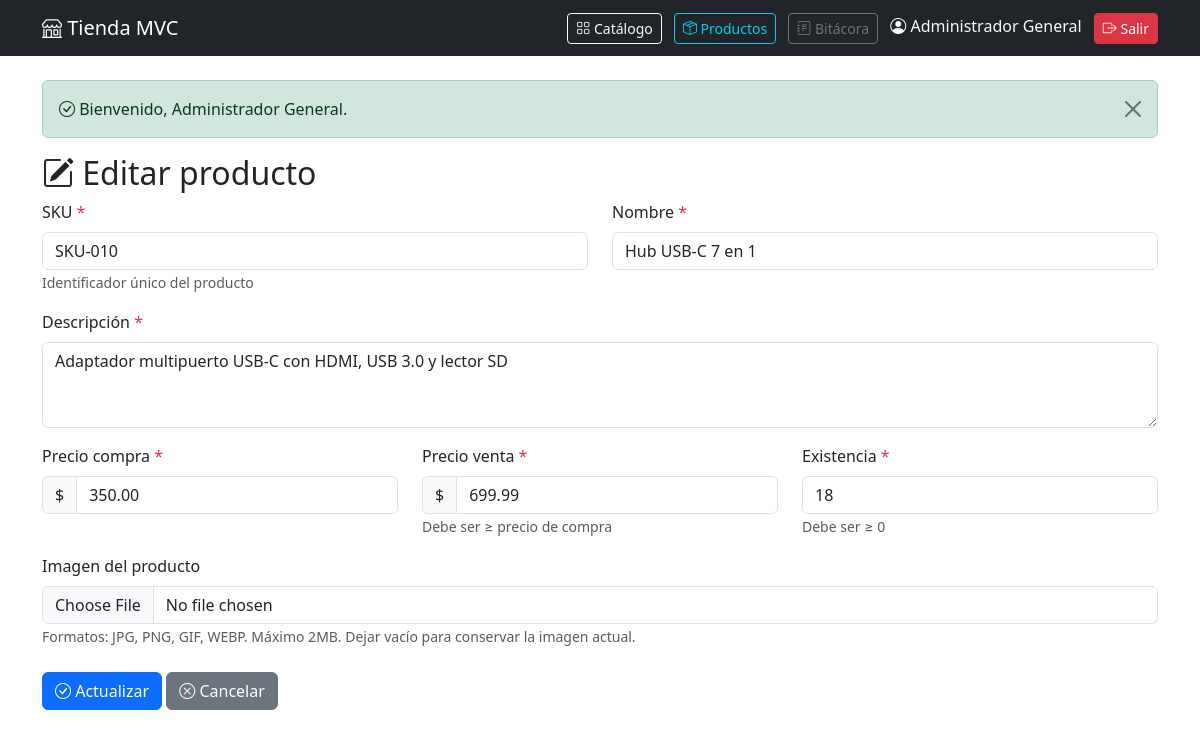
Screenshot of /productos/edit?id=10 (signed in) with the database file from the repository.
### tables this page shows
CREATE TABLE IF NOT EXISTS productos (
    id INT AUTO_INCREMENT PRIMARY KEY,
    sku VARCHAR(50) NOT NULL UNIQUE,
    nombre VARCHAR(100) NOT NULL,
    descripcion TEXT NOT NULL,
    precio_compra DECIMAL(10,2) NOT NULL,
    precio_venta DECIMAL(10,2) NOT NULL,
    existencia INT NOT NULL DEFAULT 0,
    imagen VARCHAR(255) DEFAULT NULL,
    created_at TIMESTAMP DEFAULT CURRENT_TIMESTAMP,
    updated_at TIMESTAMP DEFAULT CURRENT_TIMESTAMP ON UPDATE CURRENT_TIMESTAMP
);

### controllers/ProductoController.php (called while the page is built, shortened)
<?php
class ProductoController
{
    private ProductoModel $productoModel;
    public function __construct()
    {
        $this->productoModel = new ProductoModel();
    }
    public function edit(): void
    {
        $id = (int) ($_GET['id'] ?? 0);
        $producto = $this->productoModel->obtenerPorId($id);
        require_once __DIR__ . '/../views/productos/edit.php';
    }
}

### config/Autoload.php (called while the page is built, shortened)
<?php
spl_autoload_register(function ($class) {
    $baseDir = __DIR__ . '/../';
    $class = str_replace('\\', '/', $class);
    $parts = explode('/', $class);
    if (!empty($parts)) {
        $parts[0] = strtolower($parts[0]);
    }
    $file = $baseDir . implode('/', $parts) . '.php';
});

### config/Database.php (called while the page is built, shortened)
<?php
class Database
{
    private string $host = 'localhost';
    private string $dbName = 'tienda_mvc';
    private string $username = 'root';
    private string $password = '';
    private string $charset = 'utf8mb4';
    public function connect(): PDO
    {
        try {
            $dsn = "mysql:host={$this->host};dbname={$this->dbName};charset={$this->charset}";
            $pdo = new PDO($dsn, $this->username, $this->password);
            $pdo->setAttribute(PDO::ATTR_ERRMODE, PDO::ERRMODE_EXCEPTION);
            $pdo->setAttribute(PDO::ATTR_DEFAULT_FETCH_MODE, PDO::FETCH_ASSOC);
            return $pdo;
        } catch (PDOException $e) {
            die('Error de conexión: ' . $e->getMessage());
        }
    }
}

### models/ProductoModel.php (called while the page is built, shortened)
<?php
class ProductoModel
{
    private PDO $conexion;
    public function __construct()
    {
        $db = new Database();
        $this->conexion = $db->connect();
    }
    public function obtenerPorId(int $id): ?array
    {
        try {
            $sql = 'SELECT * FROM productos WHERE id = :id LIMIT 1';
            $stmt = $this->conexion->prepare($sql);
            $stmt->bindParam(':id', $id, PDO::PARAM_INT);
            $stmt->execute();
            $producto = $stmt->fetch();
            return $producto ?: null;
        } catch (PDOException $e) {
            return null;
        }
    }
}

### views/productos/edit.php (the view, shortened to what this page needs)
<?php
require_once __DIR__ . '/../layouts/header.php';
?>
<h2><i class="bi bi-pencil-square"></i> Editar producto</h2>
<form action="<?= BASE_URL ?>/productos/update" method="POST" enctype="multipart/form-data">
    <div class="row">
        <div class="col-md-6">
            <div class="mb-3">
                <label class="form-label">SKU <span class="text-danger">*</span></label>
                <input type="text" name="sku" class="form-control" value="<?= htmlspecialchars($producto['sku']); ?>" required>
                <small class="text-muted">Identificador único del producto</small>
            </div>
        </div>
        <div class="col-md-6">
            <div class="mb-3">
                <label class="form-label">Nombre <span class="text-danger">*</span></label>
                <input type="text" name="nombre" class="form-control" value="<?= htmlspecialchars($producto['nombre']); ?>" required>
            </div>
        </div>
    </div>
    <div class="mb-3">
        <label class="form-label">Descripción <span class="text-danger">*</span></label>
        <textarea name="descripcion" class="form-control" rows="3" required><?= htmlspecialchars($producto['descripcion']); ?></textarea>
    </div>
    <div class="row">
        <div class="col-md-4">
            <div class="mb-3">
                <label class="form-label">Precio compra <span class="text-danger">*</span></label>
                <div class="input-group">
                    <span class="input-group-text">$</span>
                    <input type="number" step="0.01" min="0" name="precio_compra" class="form-control"
                           value="<?= htmlspecialchars((string)$producto['precio_compra']); ?>" required>
                </div>
            </div>
        </div>
        <div class="col-md-4">
            <div class="mb-3">
                <label class="form-label">Precio venta <span class="text-danger">*</span></label>
                <div class="input-group">
                    <span class="input-group-text">$</span>
                    <input type="number" step="0.01" min="0" name="precio_venta" class="form-control"
                           value="<?= htmlspecialchars((string)$producto['precio_venta']); ?>" required>
                </div>
                <small class="text-muted">Debe ser ≥ precio de compra</small>
            </div>
        </div>
        <div class="col-md-4">
            <div class="mb-3">
                <label class="form-label">Existencia <span class="text-danger">*</span></label>
                <input type="number" min="0" name="existencia" class="form-control"
                       value="<?= (int)$producto['existencia']; ?>" required>
                <small class="text-muted">Debe ser ≥ 0</small>
            </div>
        </div>
    </div>
    <div class="mb-3">
        <label class="form-label">Imagen del producto</label>
        <input type="file" name="imagen" class="form-control" accept="image/jpeg,image/png,image/gif,image/webp">
        <small class="text-muted">Formatos: JPG, PNG, GIF, WEBP. Máximo 2MB. Dejar vacío para conservar la imagen actual.</small>
    </div>
    <div class="mt-4">
        <button type="submit" class="btn btn-primary">
            <i class="bi bi-check-circle"></i> Actualizar
        </button>
        <a href="<?= BASE_URL ?>/productos" class="btn btn-secondary">
            <i class="bi bi-x-circle"></i> Cancelar
        </a>
    </div>
</form>
<?php require_once __DIR__ . '/../layouts/footer.php'; ?>

### rows the page displays
productos: sku "SKU-010", nombre "Hub USB-C 7 en 1", descripcion "Adaptador multipuerto USB-C con HDMI, USB 3.0 y lector SD", precio_compra "350.00", precio_venta "699.99", existencia "18"

### other values shown
$_SESSION['admin']['nombre_completo'] "Administrador General"
$_SESSION['success'] "Bienvenido, Administrador General."
